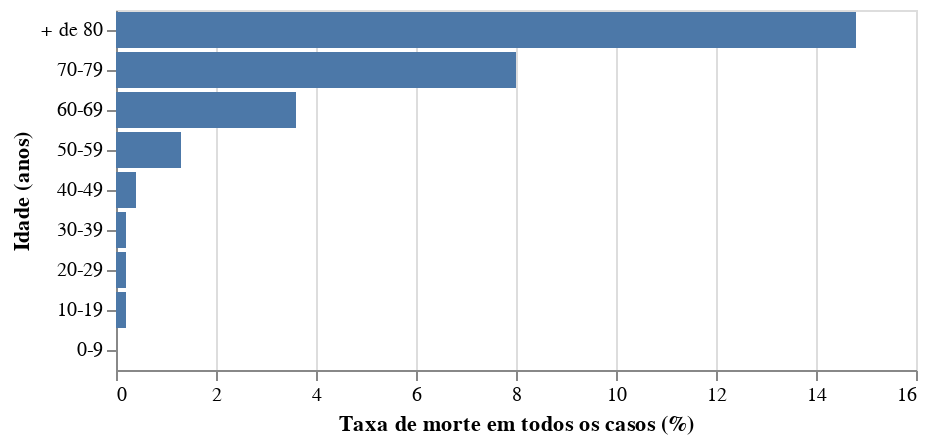

The code cell stored with this chart in its notebook:
### Markdown cell above
4.5 - Gráfico para idade

### Code cell
escala = alt.selection_interval(bind='scales')

alt.Chart(dados_plotar_fator_risco_idade).mark_bar().encode(
    alt.Y('Idade (anos)', scale=alt.Scale( domain=['+ de 80' , '70-79' , '60-69', '50-59', '40-49',  '30-39', '20-29', '10-19', '0-9'] ) ),
    x='Taxa de morte em todos os casos (%)'
).add_selection(
    escala
)

### Figure 1 — Vega-Lite specification as saved in the notebook (floating-point values rounded to 4 significant figures)
{"config": {"view": {"continuousWidth": 400, "continuousHeight": 300}}, "data": {"name": "data-ee56bc252513cf4c7ddee1356e75cf9e"}, "mark": "bar", "encoding": {"x": {"type": "quantitative", "field": "Taxa de morte em todos os casos (%)"}, "y": {"type": "nominal", "field": "Idade (anos)", "scale": {"domain": ["+ de 80", "70-79", "60-69", "50-59", "40-49", "30-39", "20-29", "10-19", "0-9"]}}}, "selection": {"selector307": {"type": "interval", "bind": "scales"}}, "$schema": "https://vega.github.io/schema/vega-lite/v4.0.2.json", "datasets": {"data-ee56bc252513cf4c7ddee1356e75cf9e": [{"Idade (anos)": "+ de 80", "Taxa de morte em todos os casos (%)": 14.8}, {"Idade (anos)": "70-79", "Taxa de morte em todos os casos (%)": 8.0}, {"Idade (anos)": "60-69", "Taxa de morte em todos os casos (%)": 3.6}, {"Idade (anos)": "50-59", "Taxa de morte em todos os casos (%)": 1.3}, {"Idade (anos)": "40-49", "Taxa de morte em todos os casos (%)": 0.4}, {"Idade (anos)": "30-39", "Taxa de morte em todos os casos (%)": 0.2}, {"Idade (anos)": "20-29", "Taxa de morte em todos os casos (%)": 0.2}, {"Idade (anos)": "10-19", "Taxa de morte em todos os casos (%)": 0.2}, {"Idade (anos)": "0-9", "Taxa de morte em todos os casos (%)": 0.0}]}}
